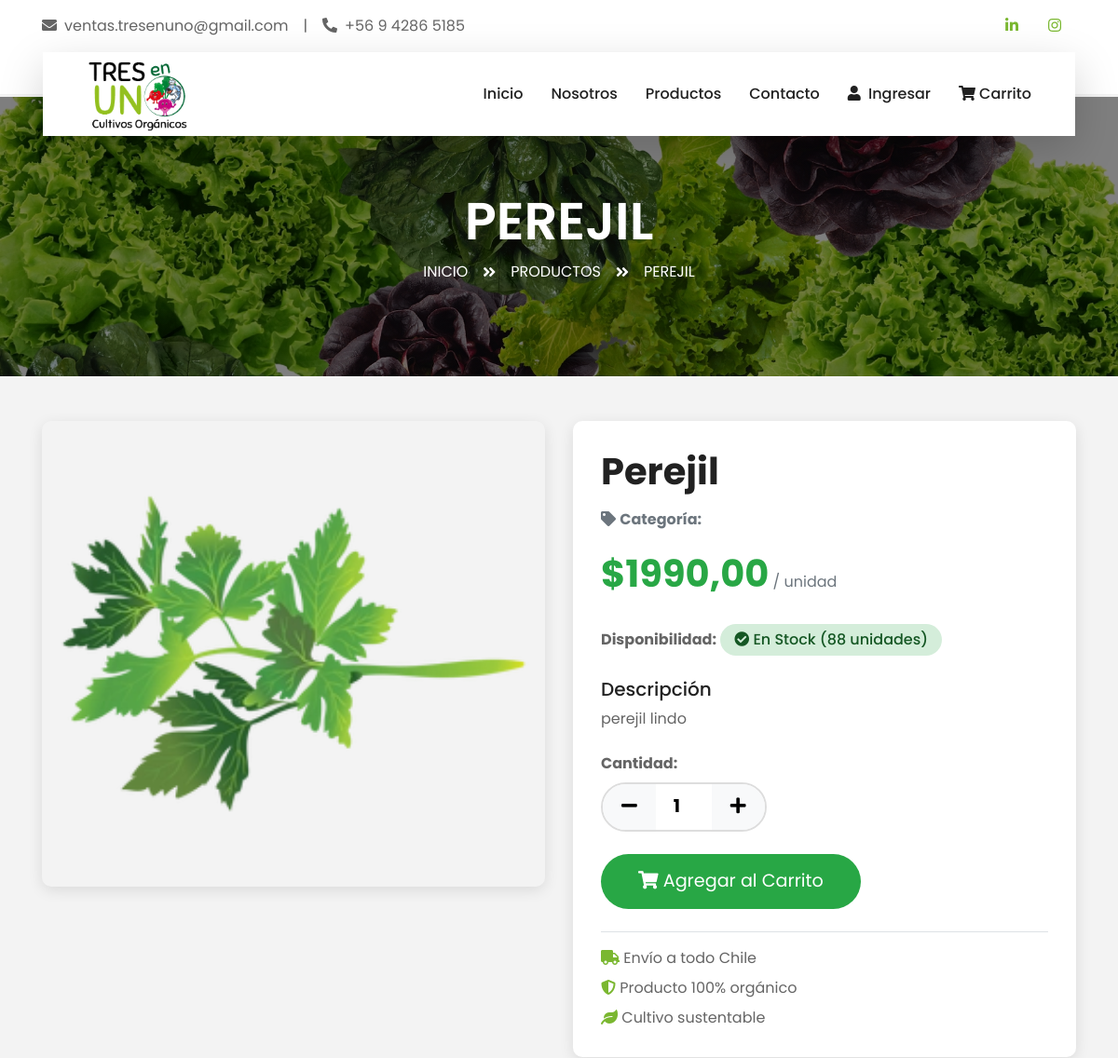
Page /producto/6/ (upper part) on the earlier database version.
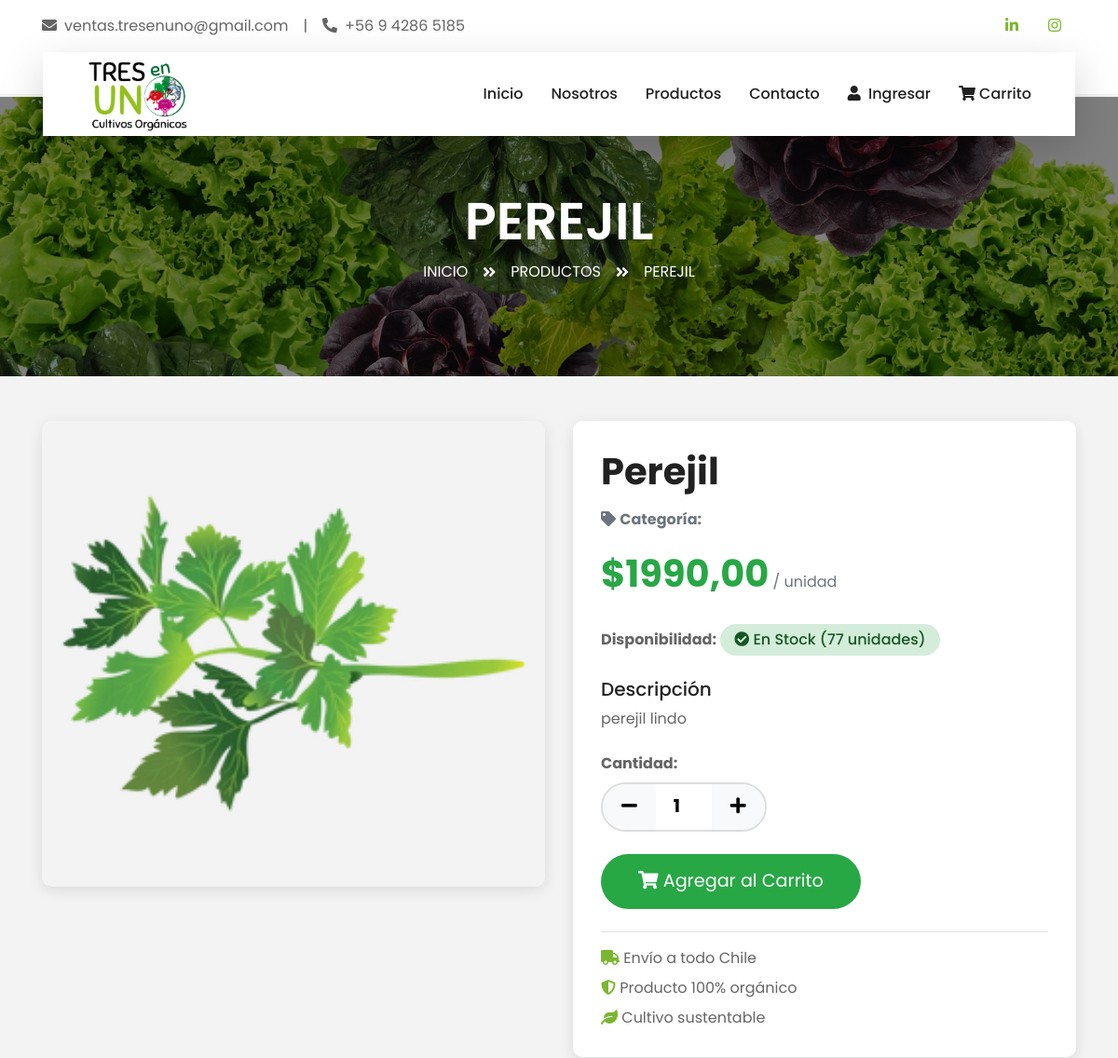
Same page on the later database version.
### miapp/models.py (models this page shows, shortened)
class Producto(models.Model):
    UNIDADES_MEDIDA = [
        ('unidad', 'Unidad'),
        ('kg', 'Kilogramo'),
        ('gr', 'Gramo'),
        ('lt', 'Litro'),
        ('ml', 'Mililitro'),
        ('paquete', 'Paquete'),
        ('caja', 'Caja'),
    ]
    nombre = models.CharField(
        max_length=100,
        db_index=True,
        verbose_name="Nombre del producto"
    )
    descripcion = models.TextField(
        max_length=500,
        verbose_name="Descripción"
    )
    precio_unitario = models.DecimalField(
        max_digits=10,
        decimal_places=2,
        verbose_name="Precio unitario",
        help_text="Precio en pesos chilenos"
    )
    unidad_medida = models.CharField(
        max_length=20,
        choices=UNIDADES_MEDIDA,
        default='unidad',
        verbose_name="Unidad de medida"
    )
    stock_disponible = models.IntegerField(
        default=0,
        verbose_name="Stock disponible",
        help_text="Cantidad disponible en inventario"
    )
    categoria = models.ForeignKey(
        Categoria,
        on_delete=models.PROTECT,  # PROTECT en lugar de CASCADE
        related_name='productos',
        verbose_name="Categoría"
    )
    imagen = models.ImageField(
        upload_to='productos/',  # Guarda directamente en productos/
        null=True,
        blank=True,
        verbose_name="Imagen del producto",
        help_text="Imagen principal del producto"
    )
    activo = models.BooleanField(
        default=True,
        verbose_name="Activo",
        help_text="Indica si el producto está activo para venta"
    )
    fecha_creacion = models.DateTimeField(auto_now_add=True, verbose_name="Fecha de creación")
    fecha_modificacion = models.DateTimeField(auto_now=True, verbose_name="Última modificación")
    class Meta:
        db_table = 'productos'
        verbose_name = 'Producto'
        verbose_name_plural = 'Productos'
        ordering = ['-fecha_creacion']
        indexes = [
            models.Index(fields=['nombre']),
            models.Index(fields=['categoria', 'activo']),
            models.Index(fields=['-fecha_creacion']),
        ]

### miapp/views.py (the view)
# urls.py: path('producto/<int:producto_id>/', views.detalle_producto, name='detalle_producto'),
def detalle_producto(request, producto_id):
    producto = get_object_or_404(Producto, pk=producto_id)
    ofertas_activas = Oferta.objects.filter(
        producto=producto,
        fecha_fin__gte=timezone.now(),
        fecha_inicio__lte=timezone.now(),
        activa=True
    )
    productos_relacionados = Producto.objects.filter(
        categoria=producto.categoria,  # ← PROBABLEMENTE SEA ASÍ
        activo=True
    ).exclude(
        id=producto.id
    ).prefetch_related(
        Prefetch('ofertas',
                queryset=Oferta.objects.filter(
                    fecha_fin__gte=timezone.now(),
                    fecha_inicio__lte=timezone.now(),
                    activa=True
                ),
                to_attr='ofertas_activas')
    ).order_by('?')[:3]
    contexto = {
        'producto': producto,
        'ofertas': ofertas_activas,
        'productos_relacionados': productos_relacionados,  # ← LÍNEA NUEVA
        'now': timezone.now(),
    }
    return render(request, 'miapp/detalle_producto.html', contexto)

### miapp/templates/miapp/detalle_producto.html (shortened to what the changed rows need)
{% load static %}
<!DOCTYPE html>
<html lang="es">
<head>
    <link href="https://cdnjs.cloudflare.com/ajax/libs/font-awesome/5.10.0/css/all.min.css" rel="stylesheet">
    <link href="{% static 'css/style.css' %}" rel="stylesheet">
</head>
<body>
    <div class="container-fluid page-header">
        <div class="container">
            <div class="d-flex flex-column align-items-center justify-content-center" style="min-height: 300px">
                <h3 class="display-4 text-white text-uppercase">{{ producto.nombre }}</h3>
                <div class="d-inline-flex text-white">
                    <p class="m-0 text-uppercase"><a class="text-white" href="{% url 'inicio' %}">Inicio</a></p>
                    <i class="fa fa-angle-double-right pt-1 px-3"></i>
                    <p class="m-0 text-uppercase"><a class="text-white" href="{% url 'listar_productos' %}">Productos</a></p>
                    <i class="fa fa-angle-double-right pt-1 px-3"></i>
                    <p class="m-0 text-uppercase">{{ producto.nombre }}</p>
                </div>
            </div>
        </div>
    </div>
    <div class="container-fluid py-5">
        <div class="container">
            <div class="row">
                <div class="col-lg-6 mb-4">
                    <div class="product-image-carousel position-relative">
                        {% if producto.imagen %}
                            <img src="{{ producto.imagen.url }}" alt="{{ producto.nombre }}" class="product-image-main">
                        {% else %}
                            <img src="{% static 'img/default-product.jpg' %}" alt="Sin imagen" class="product-image-main">
                        {% endif %}
                    </div>
                </div>
                <div class="col-lg-6">
                    <div class="product-info">
                        <h1 class="mb-3">{{ producto.nombre }}</h1>
                        <p class="text-muted mb-3">
                            <i class="fa fa-tag"></i>
                            <strong>Categoría:</strong> {{ producto.id_categoria.nombre_categoria }}
                        </p>
                        <div class="mb-4">
                            {% if ofertas %}
                                {% for oferta in ofertas %}
                                    {% if forloop.first %}
                                        <span class="precio-original">${{ producto.precio_unitario }}</span>
                                        <span class="precio-oferta">${{ oferta.precio_oferta }}</span>
                                        <p class="text-muted mb-0">
                                            <small>Oferta válida hasta: {{ oferta.fecha_fin|date:"d/m/Y H:i" }}</small>
                                        </p>
                                    {% endif %}
                                {% endfor %}
                            {% else %}
                                <span class="precio-normal">${{ producto.precio_unitario }}</span>
                            {% endif %}
                            <span class="text-muted"> / {{ producto.unidad_medida }}</span>
                        </div>
                        <div class="mb-4">
                            <strong>Disponibilidad:</strong>
                            {% if producto.stock_disponible > 10 %}
                                <span class="stock-badge stock-disponible">
                                    <i class="fa fa-check-circle"></i> En Stock ({{ producto.stock_disponible }} unidades)
                                </span>
                            {% elif producto.stock_disponible > 0 %}
                                <span class="stock-badge stock-bajo">
                                    <i class="fa fa-exclamation-triangle"></i> Últimas unidades ({{ producto.stock_disponible }} disponibles)
                                </span>
                            {% else %}
                                <span class="stock-badge stock-agotado">
                                    <i class="fa fa-times-circle"></i> Agotado
                                </span>
                            {% endif %}
                        </div>
                        <div class="mb-4">
                            <h5>Descripción</h5>
                            <p>{{ producto.descripcion }}</p>
                        </div>
                        <div class="mb-4">
                            <label class="d-block mb-2"><strong>Cantidad:</strong></label>
                            <div class="cantidad-selector">
                            </div>
                        </div>
                        <div class="mb-3">
                            <button class="btn btn-agregar-carrito" id="btn-agregar-carrito"
                                    {% if producto.stock_disponible == 0 %}disabled{% endif %}>
                            </button>
                        </div>
                        <div class="border-top pt-3 mt-4">
                            <p class="mb-2"><i class="fa fa-truck text-primary"></i> Envío a todo Chile</p>
                            <p class="mb-2"><i class="fa fa-shield-alt text-primary"></i> Producto 100% orgánico</p>
                            <p class="mb-0"><i class="fa fa-leaf text-primary"></i> Cultivo sustentable</p>
                        </div>
                    </div>
                </div>
            </div>
        </div>
    </div>
</body>
</html>

Differences in the rows shown:
changed Producto "PEREJIL": stock_disponible "88" → "77"
